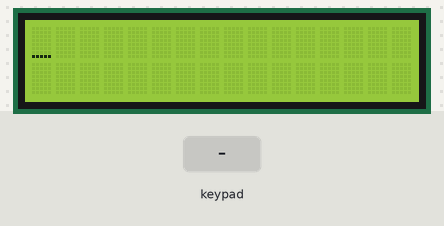
Recording of a sketch running on a simulated Arduino Mega 2560, built with avr-gcc and run on an emulated ATmega2560. Shown: 16×2 character LCD. The test bench sets the inputs (shaded band). What the sketch prints to the serial monitor is not drawn.

Above: at 1.2 s.
1.3 s: keypad keys 3 1 3 3 3 5 3 7 * pressed 0.4 s apart
At 5.4 s:
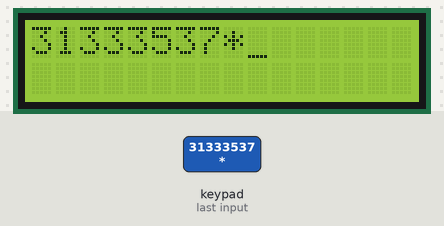
6.4 s: key 'D' pressed
At 7.6 s:
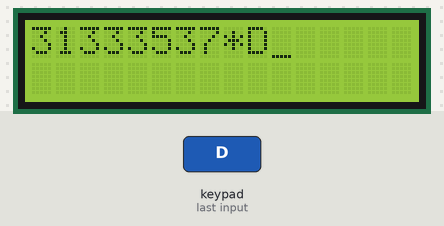
7.9 s: key 'C' pressed
At 9.0 s:
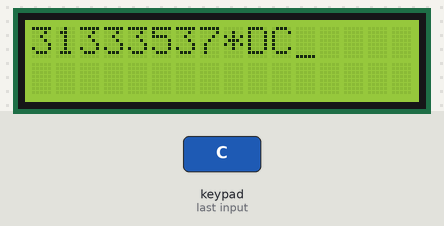
9.4 s: keypad keys 3 1 3 3 3 5 3 7 A pressed 0.4 s apart
At 13.8 s:
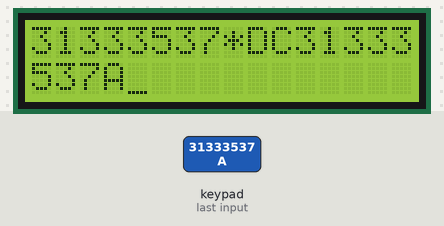
14.5 s: key 'B' pressed
At 15.4 s:
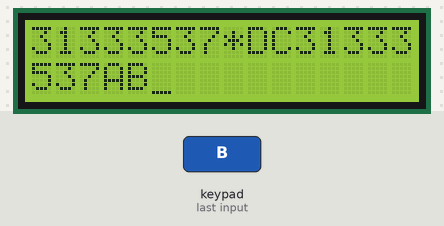
16.0 s: keypad keys 3 9 4 1 4 3 4 5 * pressed 0.4 s apart
At 20.2 s:
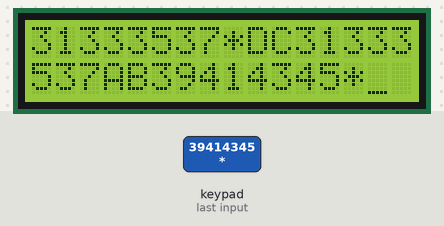
Timing chart, 0 to 21.7 s (numbered marks = the images above; inputs shaded):
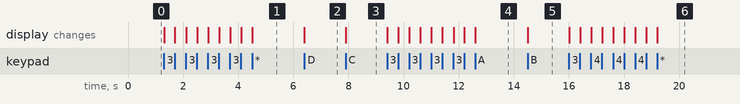

Measured:
- after the input at 1.3 s, the display: first changes at once (image 1 shows a later state)
- after the input at 6.4 s, the display: changes at once (image 2)
- after the input at 7.9 s, the display: changes at once (image 3)
- after the input at 9.4 s, the display: first changes at once (image 4 shows a later state)
- after the input at 14.5 s, the display: changes at once (image 5)
- after the input at 16.0 s, the display: first changes at once (image 6 shows a later state)

The sketch:

Arduino_HelloKeypad4x4-LCD.ino
```cpp
/* @file HelloKeypad.pde
|| @version 1.0
|| @author Alexander Brevig
|| @contact alexanderbrevig@gmail.com
||
|| @description
|| | Demonstrates the simplest use of the matrix Keypad library.
|| #
*/
#include <Keypad.h>
#include <Wire.h>
#include <LiquidCrystal_I2C.h>

LiquidCrystal_I2C lcd(0x27,16,2);  // set the LCD address to 0x27 for a 16 chars and 2 line display


const byte ROWS = 4; //four rows
const byte COLS = 4; //three columns
char keys[ROWS][COLS] = {
  {'D','C','B','A'},
  {'#','9','6','3'},
  {'0','8','5','2'},
  {'*','7','4','1'}
};
byte rowPins[ROWS] = {31, 33, 35, 37}; //connect to the row pinouts of the keypad
byte colPins[COLS] = {39, 41, 43,45}; //connect to the column pinouts of the keypad

Keypad keypad = Keypad( makeKeymap(keys), rowPins, colPins, ROWS, COLS );
int x=0,y=0;
void setup(){
  Serial.begin(9600);
  lcd.begin();
   lcd.cursor_on();
   lcd.clear();
   lcd.backlight();
}

void loop()
{
  char key = keypad.getKey();

  if (key){
    Serial.println(key);
  }
    if  (key == '#') {
     y++;x=0;
     if(y==2) { lcd.clear(); lcd.cursor_on(); lcd.setCursor(0,0);}
     lcd.cursor_on();
     lcd.setCursor(x,y);
    }
   else {
  if(key)  // Check for a valid key.
  {
       //Serial.println(key);
    if (x == 16){
    x=0;
    y++;    }
    if (y == 2 ) y =0;
    lcd.cursor_on();
    lcd.setCursor(x,y);
    lcd.print(key);
    x ++;
   }
 }
}
```
